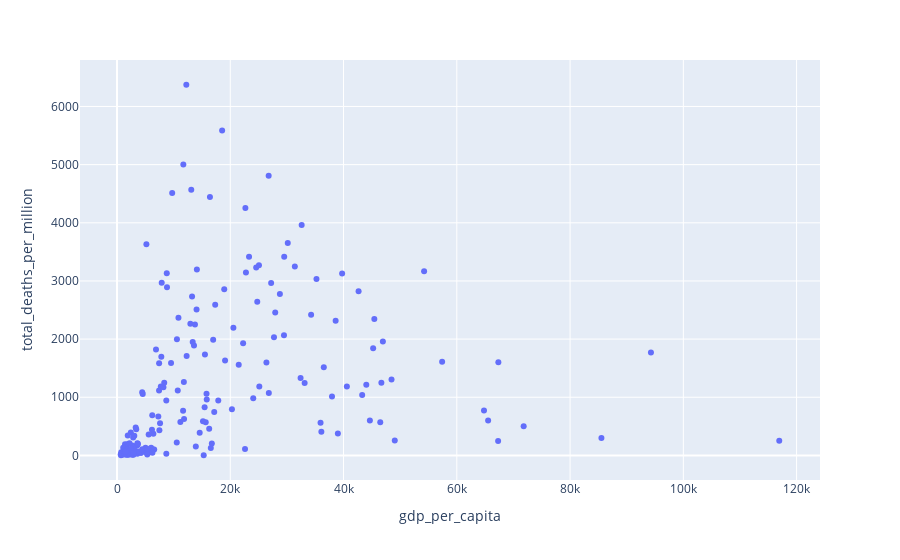

The cell this chart's notebook holds for it:
### Markdown cell above
# Visualization

### Code cell
fig = px.scatter(test_df, x="gdp_per_capita", y="total_deaths_per_million")
fig.show()

### Figure 1 — Plotly figure (JSON) as saved in the notebook; plotly's stock layout.template omitted (floating-point values rounded to 4 significant figures; data arrays with more than 128 entries replaced by an {"elided": "..."} marker saying what was removed)
{"data": [{"hovertemplate": "gdp_per_capita=%{x}<br>total_deaths_per_million=%{y}<extra></extra>", "legendgroup": "", "marker": {"color": "#636efa", "symbol": "circle"}, "mode": "markers", "name": "", "orientation": "v", "showlegend": false, "type": "scatter", "x": {"elided": "179 float values"}, "xaxis": "x", "y": {"elided": "179 float values"}, "yaxis": "y"}], "layout": {"legend": {"tracegroupgap": 0}, "margin": {"t": 60}, "xaxis": {"anchor": "y", "domain": [0, 1], "title": {"text": "gdp_per_capita"}}, "yaxis": {"anchor": "x", "domain": [0, 1], "title": {"text": "total_deaths_per_million"}}}}
